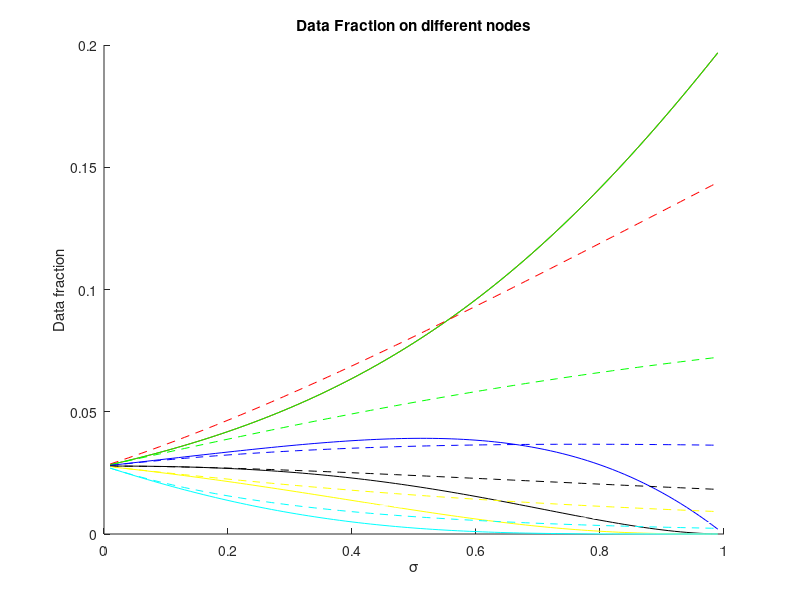

MATLAB code for this plot:
clear
clc
B = [1
    0
    0
    0
    0
    0
    0];

solution = [];
for sigma = 0.01:0.01:0.99
    
    A = [1 4 8 10 8 4 1
        1 -1 0 0 0 0 0
        0 sigma-1 1 0 0 0 0
        0 sigma-1 sigma 1 0 0 0
        0 sigma-1 sigma sigma 1 0 0
        0 sigma-1 sigma sigma sigma 1 0
        0 sigma-1 sigma sigma sigma sigma 1];
    
    s = [];
    s = A\B;
    s = s';
    solution = [solution;s];
    
end

sigma = [0.01:0.01:0.99];

figure
hold on

plot(sigma,solution(:,1),'r');
plot(sigma,solution(:,2),'g');
plot(sigma,solution(:,3),'b');
plot(sigma,solution(:,4),'k');
plot(sigma,solution(:,5),'y');
plot(sigma,solution(:,6),'w');
plot(sigma,solution(:,7),'c');


B = [1
    0
    0
    0
    0
    0
    0];

solution = [];

for sigma = 0.01:0.01:0.99
    t = sigma + 1;
    t = -t;
    
    z = -sigma;
    A = [1 4 8 10 8 4 1
        1 t 0 0 0 0 0
        1 z t 0 0 0 0
        1 z z t 0 0 0
        1 z z z t 0 0
        1 z z z z t 0
        1 z z z z z t];
    
    s = [];
    s = A\B;
    s = s';
    solution = [solution;s];
    
end

sigma = [0.01:0.01:0.99];

plot(sigma,solution(:,1),'--r');
plot(sigma,solution(:,2),'--g');
plot(sigma,solution(:,3),'--b');
plot(sigma,solution(:,4),'--k');
plot(sigma,solution(:,5),'--y');
plot(sigma,solution(:,6),'--w');
plot(sigma,solution(:,7),'--c');

ylabel('Data fraction');
xlabel('\sigma');
title('Data Fraction on different nodes');
%legend('F \alpha_0','F \alpha_1','F \alpha_2','F \alpha_3','F \alpha_4','F \alpha_5','F \alpha_6','NF \alpha_0','NF \alpha_1','NF \alpha_2','NF \alpha_3','NF \alpha_4','NF \alpha_5','NF \alpha_6');
